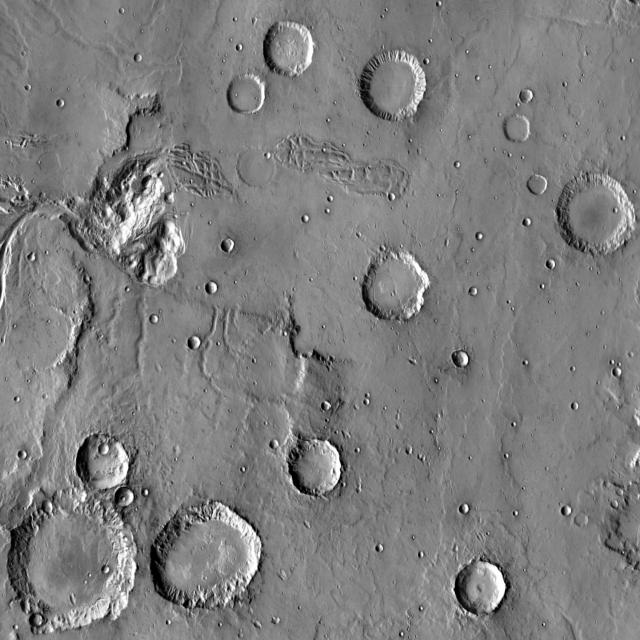
#> input picture crater_dataset/train/images/011_png.rf.8ac312b4898f0106d10b76952a55d237.jpg, 640 x 640 px; its folder holds 4 pictures in this run
$ jupyter execute --allow-errors Main_reworked.ipynb   (older library calls are emulated)
#> lines starting #> are read from the running program, lines starting #| are printed output that depends on the picture; pictures that were not available may be replaced by others from this repository, and a replacement may not be noted
Olav de Clerck, Pierre Nikitits

# Introduction to Visual Computing: Crater Detection Project

**Code Structure**

1. Functions
- Preprocessing
- Possible crater detection
- Segmentation
- Features extraction

2. Dataset training
- Dataset parsing
- Train craters extraction
- SVM creation
- SVM visualisation

3. Testing
- Preprocessing
- Possible crater detection
- Possible crater segmentation and feature extraction
- Crater confirmation with SVM

4. Validation
- Full pipeline
- Random search for the best parameters

5. Testing
- Calculate the average error on the test dataset (using the parameters from validation)

---

**Part 1: Functions**
- Preprocessing
- Possible crater detection
- Segmentation
- Features extraction
- Error calculation

[cell 1]
import cv2
import numpy as np
import matplotlib.pyplot as plt
import matplotlib.patches as patches
import os
from sklearn.svm import OneClassSVM
from sklearn.decomposition import PCA
from sklearn.preprocessing import MinMaxScaler
from scipy.optimize import linear_sum_assignment
from scipy.spatial.distance import cdist
from scipy.optimize import minimize
from tqdm import tqdm

[cell 2]
# Preprocessing

# [16 lines left out: functions apply_noise_reduction, enhance_contrast, not called in this run]

[cell 3]
# Possible crater detection

def apply_canny(image, low_threshold, high_threshold):
    return cv2.Canny(image, low_threshold, high_threshold)

# [25 lines left out: functions detect_craters, draw_circles, not called in this run]

[cell 4]
# Segmentation

# [10 lines left out: function segment_crater, not called in this run]

[cell 5]
# Feature extraction

# [23 lines left out: function extract_features, not called in this run]

[cell 6]
# [132 lines left out: functions crop_image, extract_circularity, circularity_pipeline, not called in this run]


# my_image = load_image("or_main_img.jpg")
# my_circle = [287 , 49 , 34]

# circularity_pipeline(my_image , my_circle , visualise=True)

[cell 7]
# [45 lines left out: function circularity_pipeline_NEW, not called in this run]

[cell 8]
def load_image(image_path):
    image = cv2.imread(image_path, cv2.IMREAD_GRAYSCALE)
#> image is the input picture: shape (640, 640); min 0, max 255, mean 125.7
    if image is None:
        raise ValueError(f"Image not found at {image_path}")
    return image

[cell 9]
# Error calculation

# [23 lines left out: function crater_matching_error, not called in this run]

---
**Part 2: Dataset training**
- Dataset parsing
- Train craters extraction
- SVM creation
- SVM visualisation

[cell 10]
# Dataset parsing

def get_file_names(directory):
    file_names_without_extensions = []
    try:
        # Check if the directory exists
        if os.path.exists(directory):
            # Get all the entries in the directory
            entries = os.listdir(directory)
            # Filter out the files, remove the extensions, and append to the list
            file_names_without_extensions = [os.path.splitext(entry)[0] for entry in entries if os.path.isfile(os.path.join(directory, entry))]
    except Exception as e:
        print(f"An error occurred: {e}")

    return file_names_without_extensions


train_images_path = "crater_dataset/train/images/"
train_labels_path = "crater_dataset/train/labels/"
train_files_names = get_file_names(train_images_path)

test_images_path = "crater_dataset/test/images/"
test_labels_path = "crater_dataset/test/labels/"
test_files_names = get_file_names(test_images_path)

valid_images_path = "crater_dataset/valid/images/"
valid_labels_path = "crater_dataset/valid/labels/"
valid_files_names = get_file_names(valid_images_path)

[cell 11]
def parse_label(label_file):
    """Parse label file and convert to YOLO format."""
    with open(label_file, 'r') as file:
        lines = file.readlines()

    yolo_labels = []
    for line in lines:
        _, cx, cy, w, h = map(float, line.split())

        # Convert to pixel numbers (from normalised values range [0,1])
        cx = int(cx*640)
        cy = int(cy*640)
        w = int(w*640)
        h = int(h*640)

        # Convert to YOLO format: [x_center, y_center, width, height]
        yolo_label = [cx, cy, w, h]
        yolo_labels.append(yolo_label)

    return np.array(yolo_labels)

[cell 12]
# [15 lines left out: function plot_with_boxes, not called in this run]

#> (a cell that did not finish here is left out)

[cell 14]
# Making the full datasets (can be simplified)

# Train
training_images = []
training_labels = []

#> (the rest of this cell did not finish here and is left out)

[cell 15]
# [42 lines left out: functions are_circles_in_contact, get_non_craters, not called in this run]

[cell 16]
# Train craters extraction
# Segment the train images, compute the features for each crater

all_crater_features = []
all_non_crater_features = []

all_crater_circularity = []
all_non_crater_circularity = []

#> (the rest of this cell did not finish here and is left out)

[cell 17]
avg_1 = np.mean(np.array(all_crater_circularity))
avg_2 = np.mean(np.array(all_non_crater_circularity))

print(f"Average circularity for craters: {round(avg_1,2)} | non-craters: {round(avg_2,2)}")


plt.figure(figsize=(10, 4))


plt.subplot(1, 2, 1)
plt.hist(all_crater_circularity, bins=50, edgecolor='black')
plt.xlim(0, 1)
plt.xlabel('Circularity')
plt.ylabel('Frequency')
plt.title('Train data: labeled craters')


plt.subplot(1, 2, 2)
plt.hist(all_non_crater_circularity, bins=50, edgecolor='black')
plt.xlim(0, 1)
plt.xlabel('Circularity')
plt.ylabel('Frequency')
plt.title('Train data: non-craters')


plt.tight_layout()
plt.show()
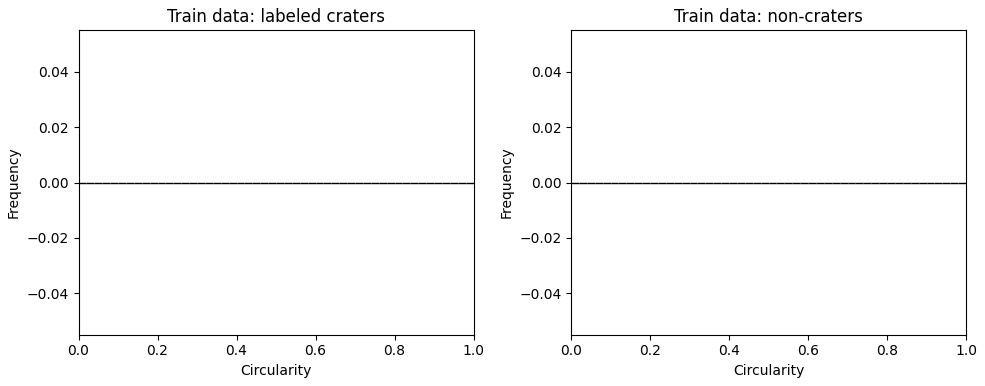
#> figure drawn by matplotlib, 2 panels

---

# Now:
- Full pipeline to get all the craters (cropped) and non-craters
- To be able to do a search of hyper params

1. Make the images
2. Get circularity with option for params

[cell 18]
# 1
all_craters = []
all_non_craters = []


#> (the rest of this cell did not finish here and is left out)

[cell 19]
"""
Params:
    ##- Crop radius: 1.1 (x r)
    - Noise reduction in 2.: 5
    - Canny in 3.: low=80 , high=130
    - Circular mask is_on: True
    - Noise reduction in 5.: 5
    - Morphology in 5.: kernel 3 (x3)

params = crop_rad , nr_2 , ca_low_3 , ca_high_3 , ci_mask , nr_5 , mor_5
"""

def compute_avg_values (params , get_arrays=False):

    c_values_1 = []
    for i in all_craters:
        c_values_1.append(circularity_pipeline_NEW(i , params))

    c_avg_1 = round( np.mean(np.array(c_values_1)) , 2) # To maximise (-> 1)


    if c_avg_1 > 0.65 or get_arrays:

        c_values_2 = []
        for i in all_non_craters:
            c_values_2.append(circularity_pipeline_NEW(i , params))
        c_avg_2 = round( np.mean(np.array(c_values_2)) , 2) # To minimise (-> 0)

        print(f"c_avg_1: {c_avg_1} | c_avg_2: {c_avg_2}")

        if get_arrays:
            return c_values_1 , c_values_2

        return c_avg_1 - c_avg_2


    return c_avg_1


param_ranges = {
    # 'crop_rad' : np.linspace(1 , 1.2 , 10),
    '1_nr_2'     : np.array([3 , 5 , 7]),
    '2_ca_low_3' : np.arange(50 , 110 , 10),
    '3_ca_high_3': np.arange(120 , 200 , 10),
    '4_ci_mask'  : np.array([1]),
    '5_nr_5'     : np.array([3 , 5 , 7]),
    '6_mor_5'    : np.array([3 , 5 , 7])
}

def random_search(param_ranges , iterations):
#> called with iterations = 3000
    best_params = None
    best_error = -float('inf')

    for _ in tqdm(range(iterations), desc="Searching"):
        params = [np.random.choice(param_ranges[key]) for key in sorted(param_ranges.keys())]
        current_error = compute_avg_values(params)


        if current_error > best_error:
            best_error = current_error
            best_params = params
            # Show the result if it's a good step
            print(best_error , best_params)

    return best_params, best_error


best_params, best_error = random_search(param_ranges, 3000)
print("Best Parameters:", best_params)
print("Best Error:", best_error)

[cell 20]
params_to_test = [3, 50, 130, 1, 7, 7]
data_1 , data_2 = compute_avg_values(params=params_to_test , get_arrays=True)

plt.figure(figsize=(10, 4))

plt.subplot(1, 2, 1)
plt.hist(data_1, bins=50, edgecolor='black')
plt.xlim(0, 1)
plt.xlabel('Circularity')
plt.ylabel('Frequency')
plt.title('Train data: labeled craters')

plt.subplot(1, 2, 2)
plt.hist(data_2, bins=50, edgecolor='black')
plt.xlim(0, 1)
plt.xlabel('Circularity')
plt.ylabel('Frequency')
plt.title('Train data: non-craters')

plt.tight_layout()
plt.show()

---

[cell 21]
# SVM creation

# Feature normalisation
scaler = MinMaxScaler()
#> (the rest of this cell did not finish here and is left out)

[cell 22]
from sklearn.svm import SVC

# Combine the features arrays
#> (the rest of this cell did not finish here and is left out)

[cell 23]
import numpy as np
import matplotlib.pyplot as plt
from sklearn.svm import SVC

# Train the SVM
svm_model = SVC(kernel='rbf')
#> (the rest of this cell did not finish here and is left out)

Something might be wrong with the feature detection

[cell 24]
# Assuming 'segmented_crater' is your binary image loaded earlier
segmented_crater = load_image("sg_crat.jpg")


# Apply the Laplacian operator
laplacian = cv2.Laplacian(segmented_crater, cv2.CV_64F)
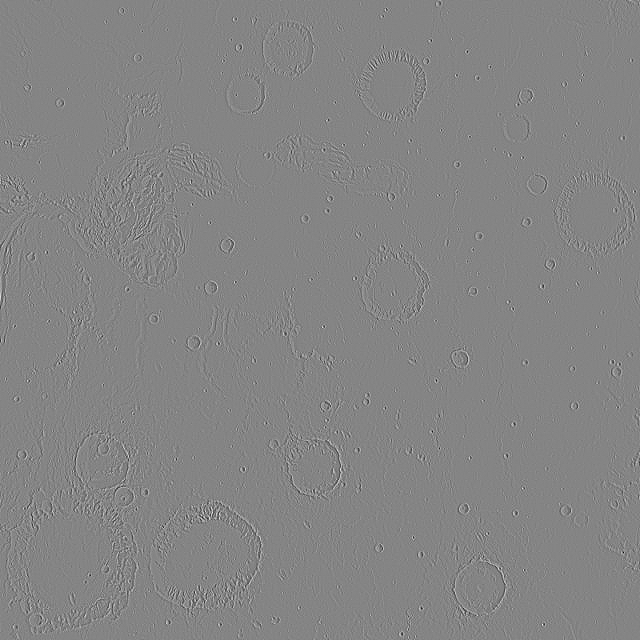
#> laplacian: shape (640, 640) float64; min -410, max 378, mean 0; drawn with min black and max white

# Calculate variance of the Laplacian
laplacian_var = laplacian.var()
#> laplacian_var = 864

# Normalize the Laplacian for visualization
laplacian_vis = cv2.convertScaleAbs(laplacian)
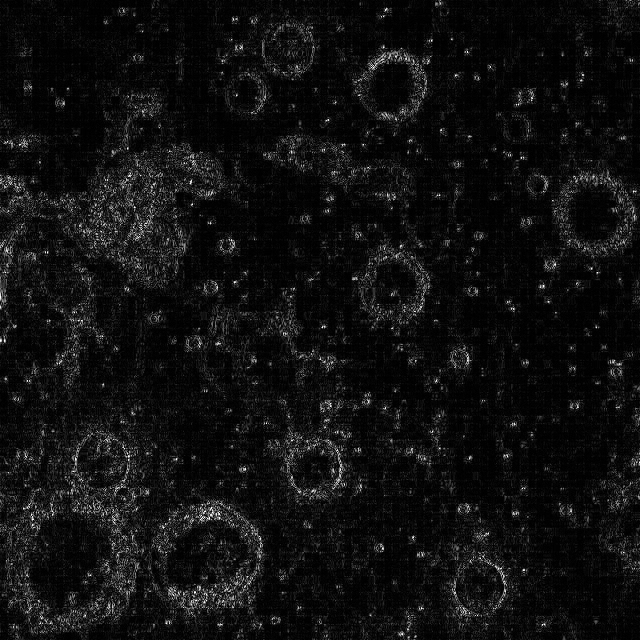
#> laplacian_vis: shape (640, 640); min 0, max 255, mean 16

# Plot the original image and the Laplacian side by side
plt.figure(figsize=(10, 5))

plt.subplot(1, 2, 1)
plt.imshow(segmented_crater, cmap='gray')
plt.title('Original Image')

plt.subplot(1, 2, 2)
plt.imshow(laplacian_vis, cmap='gray')
plt.title(f'Laplacian (Variance: {laplacian_var:.2f})')

plt.show()
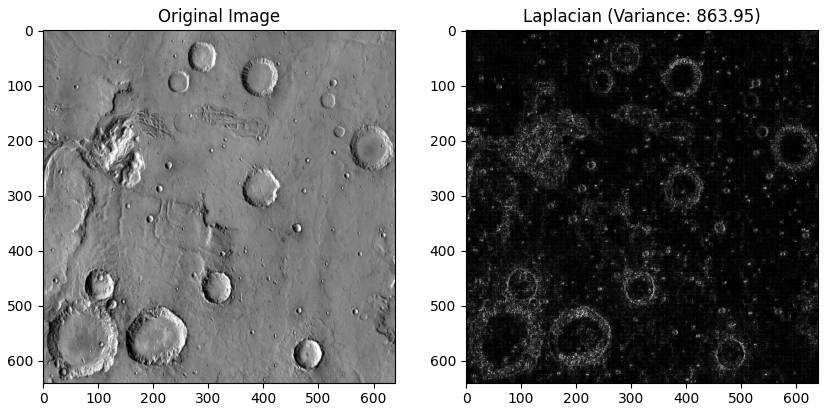
#> figure drawn by matplotlib, 2 panels
